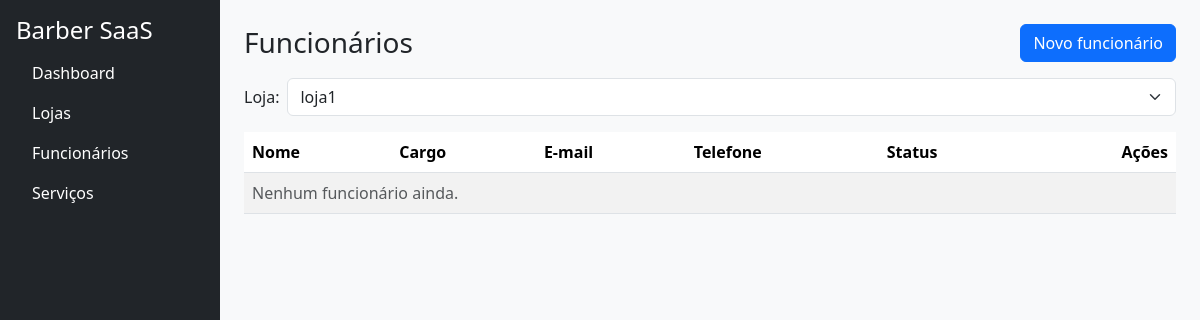
Before: /cadastro/funcionarios/ (signed in) with the older database file.
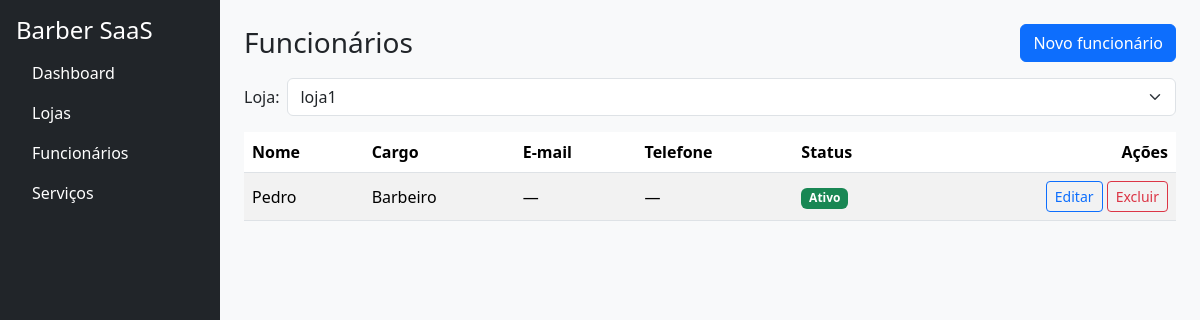
After: the same page with the newer database file.
### apps/cadastro/models.py (models this page shows, shortened)
class Funcionario(models.Model):
    class Cargo(models.TextChoices):
        BARBEIRO = 'barbeiro', 'Barbeiro'
        CABELEIREIRO = 'cabeleireiro', 'Cabeleireiro(a)'
        MANICURE = 'manicure', 'Manicure/Pedicure'
        ESTETICISTA = 'esteticista', 'Esteticista'
        SOMBRANCELHA = 'sobrancelha', 'Designer de Sobrancelha'
        RECEPCAO = 'recepcao', 'Recepção'
        OUTRO = 'outro', 'Outro'
    phone_regex = RegexValidator(
        r'^\+?\d{10,15}$',
        'Informe telefone no formato internacional, ex.: +5585...'
    )
    loja = models.ForeignKey('Loja', on_delete=models.CASCADE, related_name='funcionarios')
    nome = models.CharField(max_length=120)
    cargo = models.CharField(max_length=20, choices=Cargo.choices, default=Cargo.BARBEIRO)
    email = models.EmailField(blank=True, null=True)
    telefone = models.CharField(max_length=17, blank=True, null=True, validators=[phone_regex])
    slug = models.SlugField(max_length=160, blank=True)
    ativo = models.BooleanField(default=True)
    criado_em = models.DateTimeField(auto_now_add=True)
    atualizado_em = models.DateTimeField(auto_now=True)
    class Meta:
        verbose_name = 'Funcionário'
        verbose_name_plural = 'Funcionários'
        unique_together = (('loja', 'slug'),)
        ordering = ('nome',)

### apps/cadastro/views.py (the view, shortened to what this page needs)
# urls.py: path('funcionarios/', views.funcionarios, name='funcionarios'),
@login_required
@subscription_required
def funcionarios(request):
    if not getattr(request.user, 'is_owner', False):
        return redirect('accounts:owner_login')
    lojas_qs = request.user.lojas.order_by('nome')
    loja = _get_loja_ativa(request, lojas_qs)
    target = request.headers.get('HX-Target')
    form = FuncionarioForm(lojas=lojas_qs, initial={'loja': loja})
    qs = loja.funcionarios.order_by('nome')
    ctx = {'lojas': lojas_qs, 'loja': loja, 'form': form, 'funcionarios': qs}
    if request.headers.get('HX-Request') and target != 'content':
        return render(request, 'cadastro/partials/funcionarios.html', ctx)
    return render(request, 'cadastro/funcionarios.html', ctx)

### apps/cadastro/forms.py (shortened to what this page needs)
class FuncionarioForm(forms.ModelForm):
    loja = forms.ModelChoiceField(queryset=Loja.objects.none(), label="Loja")
    class Meta:
        model = Funcionario
        fields = ["loja", "nome", "cargo", "email", "telefone", "ativo"]
        labels = {
            "nome": "Nome",
            "cargo": "Cargo",
            "email": "E-mail",
            "telefone": "Telefone",
            "ativo": "Ativo?",
            "loja": "Loja",
        }
        widgets = {
            "nome": forms.TextInput(attrs={"placeholder": "Ex.: Pedro Alves"}),
            "email": forms.EmailInput(attrs={"placeholder": "exemplo@dominio.com"}),
            "telefone": forms.TextInput(attrs={"placeholder": "+5585..."}),
        }
    def __init__(self, *args, **kwargs):
        lojas = kwargs.pop("lojas", Loja.objects.none())
        super().__init__(*args, **kwargs)
        self.fields["loja"].queryset = lojas

### apps/accounts/models.py (called while the page is built)
    def is_active(self) -> bool:
        return timezone.now() <= self.end_date

### apps/cadastro/models.py (called while the page is built)
    def __str__(self):
        return f"{self.nome} ({self.owner.email})"

### apps/cadastro/templates/cadastro/funcionarios.html (shortened to what this page needs)
{% extends 'accounts/base.html' %}
{% block content %}
<div class="d-flex justify-content-between align-items-center mb-3">
  <h3 class="m-0">Funcionários</h3>
  <button class="btn btn-primary" data-bs-toggle="modal" data-bs-target="#modalFuncionario">
    Novo funcionário
  </button>
</div>
<form id="filtros-func" class="mb-3 d-flex gap-2">
  <label class="form-label m-0 align-self-center">Loja:</label>
  <select name="loja_filtro" class="form-select"
          hx-get="{% url 'cadastro:funcionarios' %}"
          hx-target="#funcionarios-tbody"
          hx-select="#funcionarios-tbody"
          hx-swap="outerHTML"
          hx-indicator="#funcionarios-loading"
          hx-push-url="true"
          hx-trigger="change">
    {% for l in lojas %}
      <option value="{{ l.id }}" {% if loja and l.id == loja.id %}selected{% endif %}>{{ l.nome }}</option>
    {% endfor %}
  </select>
</form>
<div class="table-responsive">
  <table class="table table-striped align-middle">
    <thead>
      <tr><th>Nome</th><th>Cargo</th><th>E-mail</th><th>Telefone</th><th>Status</th><th class="text-end">Ações</th></tr>
    </thead>
    {% include 'cadastro/partials/funcionarios.html' %}
  </table>
</div>
{% endblock %}

### apps/cadastro/templates/cadastro/partials/funcionarios.html
<tbody id="funcionarios-tbody">
  {% for f in funcionarios %}
  <tr>
    <td>{{ f.nome }}</td>
    <td>{{ f.get_cargo_display }}</td>
    <td>{{ f.email|default:"—" }}</td>
    <td>{{ f.telefone|default:"—" }}</td>
    <td>
      {% if f.ativo %}
        <span class="badge bg-success">Ativo</span>
      {% else %}
        <span class="badge bg-secondary">Inativo</span>
      {% endif %}
    </td>
    <td class="text-end">
      <button
        class="btn btn-sm btn-outline-primary"
        hx-get="{% url 'cadastro:funcionario_edit' f.pk %}"
        hx-target="#modalFuncionarioOps .modal-content"
        hx-swap="innerHTML"
        hx-on="htmx:afterOnLoad: (function(){ const m=document.getElementById('modalFuncionarioOps'); if(m){ bootstrap.Modal.getOrCreateInstance(m).show(); } })()"
      >
        Editar
      </button>
      <button
        class="btn btn-sm btn-outline-danger"
        hx-get="{% url 'cadastro:funcionario_delete' f.pk %}"
        hx-target="#modalFuncionarioOps .modal-content"
        hx-swap="innerHTML"
        hx-on="htmx:afterOnLoad: (function(){ const m=document.getElementById('modalFuncionarioOps'); if(m){ bootstrap.Modal.getOrCreateInstance(m).show(); } })()"
      >
        Excluir
      </button>
    </td>
  </tr>
  {% empty %}
  <tr><td colspan="6" class="text-muted">Nenhum funcionário ainda.</td></tr>
  {% endfor %}
</tbody>

Changed rows visible on the page:
added Funcionario: nome "Pedro", cargo "Barbeiro", email "—", telefone "—", ativo "Ativo"
Other visible differences:
text no longer shown: "Nenhum funcionário ainda."
